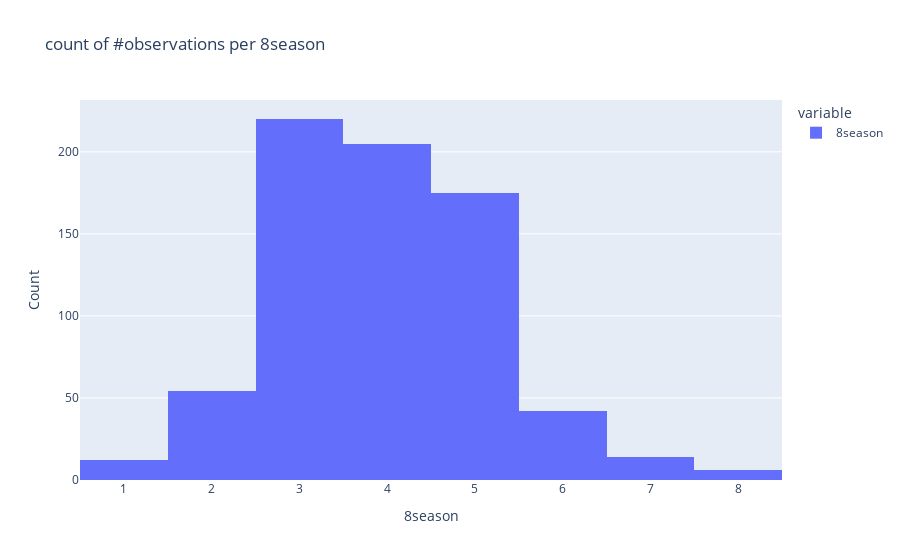

Notebook source saved alongside this figure:
### Code cell
""" OBSERVATIONS PER 8season
"""

fig = df.sample(frac=0.01, random_state=1234)["8season"].hist(
    backend="plotly", title="count of #observations per 8season"
)

fig.update_layout(
    xaxis_title="8season",
    yaxis_title="Count",
)

### Figure 1 — Plotly figure (JSON) as saved in the notebook; plotly's stock layout.template omitted (floating-point values rounded to 4 significant figures; data arrays with more than 128 entries replaced by an {"elided": "..."} marker saying what was removed)
{"data": [{"alignmentgroup": "True", "bingroup": "x", "hovertemplate": "variable=8season<br>value=%{x}<br>count=%{y}<extra></extra>", "legendgroup": "8season", "marker": {"color": "#636efa", "pattern": {"shape": ""}}, "name": "8season", "offsetgroup": "8season", "orientation": "v", "showlegend": true, "type": "histogram", "x": {"elided": "728 int values"}, "xaxis": "x", "yaxis": "y"}], "layout": {"barmode": "relative", "legend": {"title": {"text": "variable"}, "tracegroupgap": 0}, "title": {"text": "count of #observations per 8season"}, "xaxis": {"anchor": "y", "domain": [0, 1], "title": {"text": "8season"}}, "yaxis": {"anchor": "x", "domain": [0, 1], "title": {"text": "Count"}}}}
